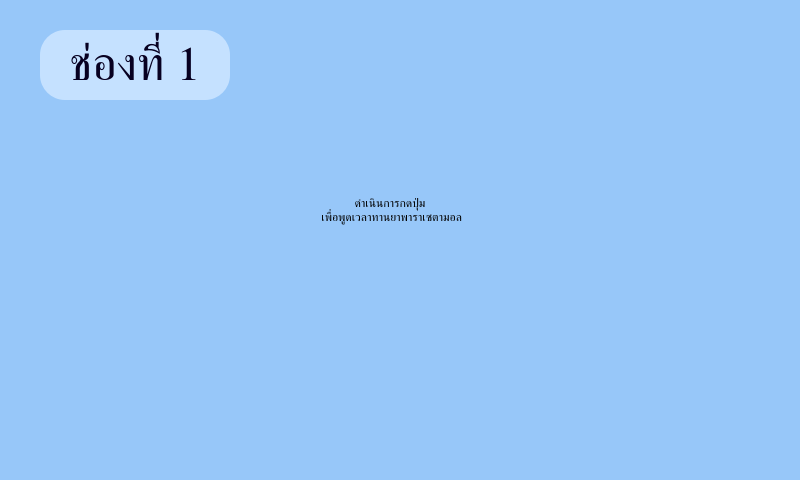
<?xml version="1.0" encoding="UTF-8"?>
<ui version="4.0">
 <class>background_input_times_to_take_pill</class>
 <widget class="QDialog" name="background_input_times_to_take_pill">
  <property name="geometry">
   <rect>
    <x>0</x>
    <y>0</y>
    <width>800</width>
    <height>480</height>
   </rect>
  </property>
  <property name="windowTitle">
   <string>Dialog</string>
  </property>
  <property name="styleSheet">
   <string notr="true">QWidget#background_input_times_to_take_pill{
background-color: #97C7F9}</string>
  </property>
  <widget class="QLabel" name="no_channel">
   <property name="geometry">
    <rect>
     <x>40</x>
     <y>30</y>
     <width>190</width>
     <height>70</height>
    </rect>
   </property>
   <property name="font">
    <font>
     <family>JasmineUPC</family>
     <pointsize>36</pointsize>
     <weight>9</weight>
     <italic>false</italic>
     <bold>false</bold>
    </font>
   </property>
   <property name="styleSheet">
    <string notr="true">background-color: #C5E1FF;
font: 75 36pt &quot;JasmineUPC&quot;;
border-radius: 25px;
color: #070021;
</string>
   </property>
   <property name="text">
    <string>ช่องที่ 1</string>
   </property>
   <property name="alignment">
    <set>Qt::AlignCenter</set>
   </property>
  </widget>
  <widget class="QLabel" name="question_input_times_to_take_pill">
   <property name="geometry">
    <rect>
     <x>80</x>
     <y>110</y>
     <width>620</width>
     <height>200</height>
    </rect>
   </property>
   <property name="styleSheet">
    <string notr="true">font: 34pt &quot;JasmineUPC&quot;;</string>
   </property>
   <property name="text">
    <string>ดำเนินการกดปุ่ม 
 เพื่อพูดเวลาทานยาพาราเซตามอล</string>
   </property>
   <property name="alignment">
    <set>Qt::AlignCenter</set>
   </property>
  </widget>
  <widget class="QToolButton" name="button_input_times_to_take_pill">
   <property name="geometry">
    <rect>
     <x>330</x>
     <y>300</y>
     <width>140</width>
     <height>125</height>
    </rect>
   </property>
   <property name="styleSheet">
    <string notr="true">QToolButton#button_input_times_to_take_pill {
   background-image: url(:/newPrefix/mic_icon.png); 
   border-radius: 35;
   width:30px;
}
QToolButton#button_input_times_to_take_pill:hover {
	background-color:#24BD73;
	background-image: url(:/newPrefix/mic_icon.png);
   border-radius: 35;
   background-color:#B9D974;
	width: 170px;
	height: 100px;
}</string>
   </property>
   <property name="text">
    <string/>
   </property>
  </widget>
 </widget>
 <resources>
  <include location="../../../shared/images/mic_icon.qrc"/>
 </resources>
 <connections/>
</ui>
